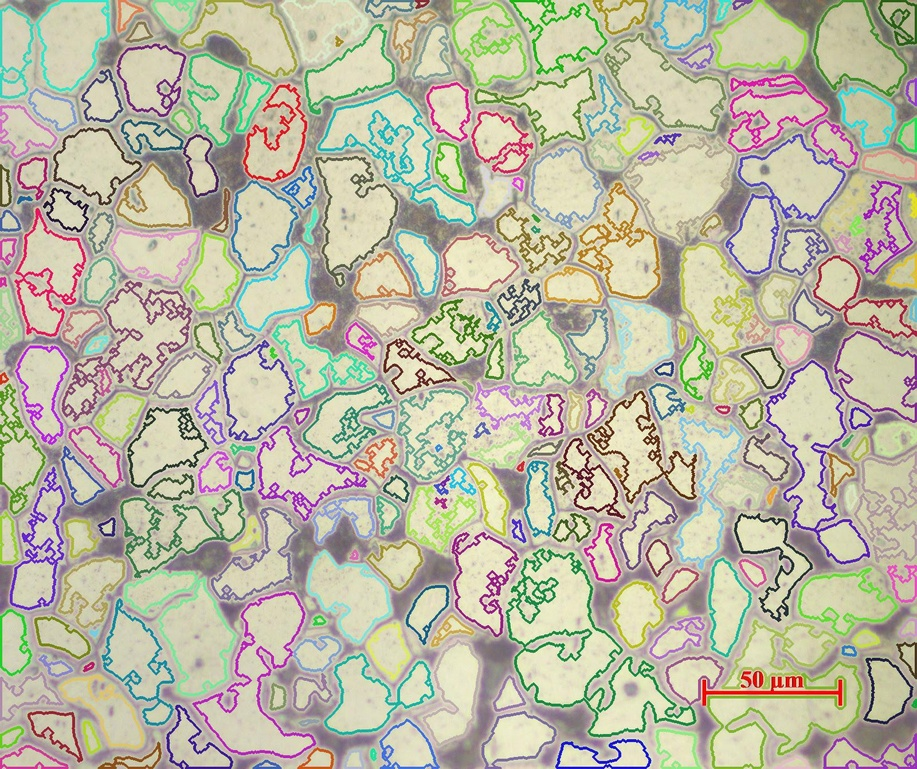
#> input picture computer-vision/data/Aco224-Analisada.jpg, 917 x 769 px, shrunk from 1600 x 1342 before the run; its folder holds only this picture in this run
$ python -i segmentation_contour_utils.py   (imports and definitions only)   (older library calls are emulated)
#> lines starting #> are read from the running program, lines starting #| are printed output that depends on the picture
#> further down, picture is the input picture: shape (769, 917, 3); mean B, G, R 163.2, 183.7, 187
import cv2
import matplotlib.pyplot as plt
import numpy as np
import inspect
import os

# [51 lines left out: functions isimageformat, find_scale_byFolder, find_scale_contour, not called in this run]

def filter0(img):
    '''Canny'''
    return cv2.Canny(img,100,200)

# [41 lines left out: functions filter1, filter2, filter3, not called in this run]

def filter4(img):
    '''filter4: bilateral smoothing + convolution + not'''
    # Convertendo para escala de cinza
    img_gray = cv2.cvtColor(img,cv2.COLOR_BGR2GRAY)
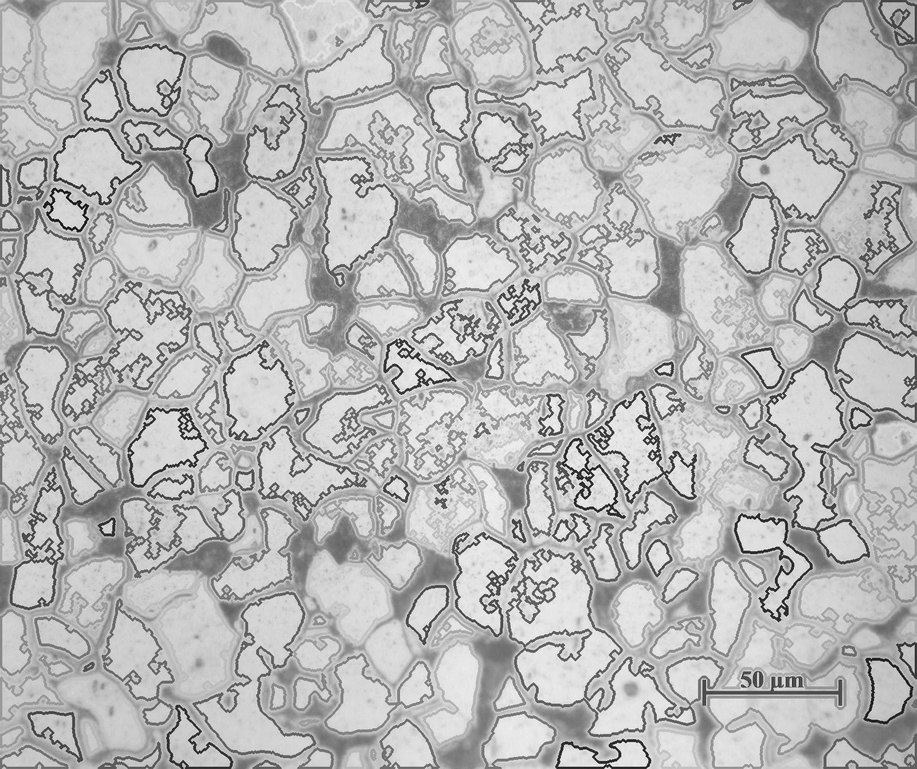
#> img_gray: shape (769, 917); min 4, max 254, mean 182.4

    # Suavização
    img_gray = cv2.bilateralFilter(img_gray,9,75,75)
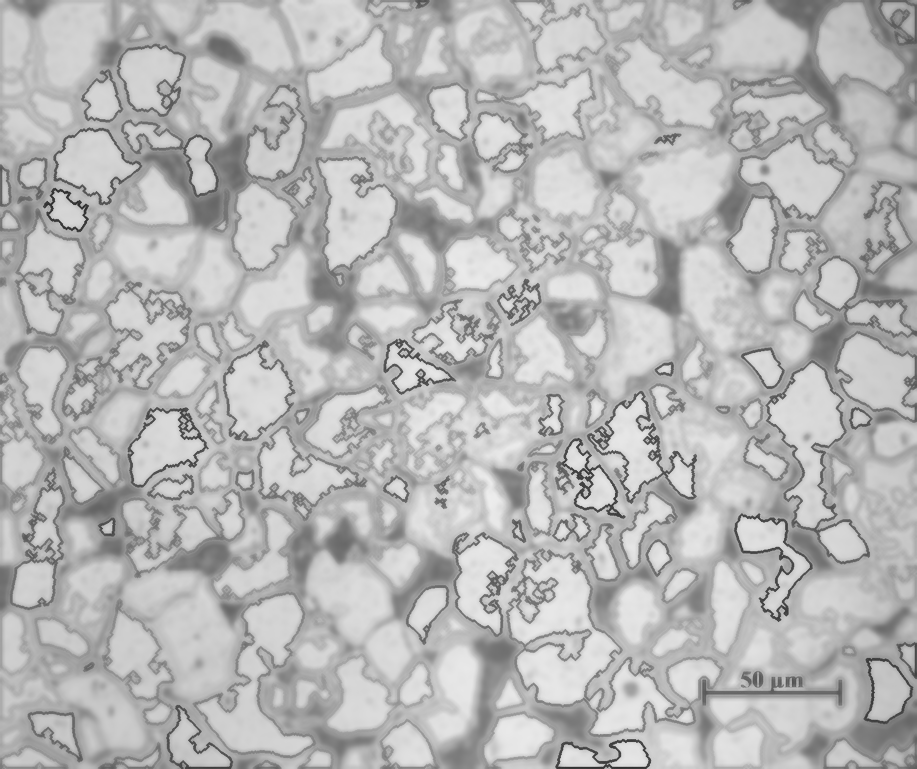
#> img_gray: shape (769, 917); min 44, max 237, mean 182.9

    # Criando filtro
    #width = int( img_gray.shape[0]/10 )
    kernel = cv2.getStructuringElement(cv2.MORPH_RECT, (31,3))
    if np.sum(kernel)!=0:
        kernel = kernel/np.sum(kernel)

    img_convolved = cv2.filter2D(img_gray, -1, kernel)
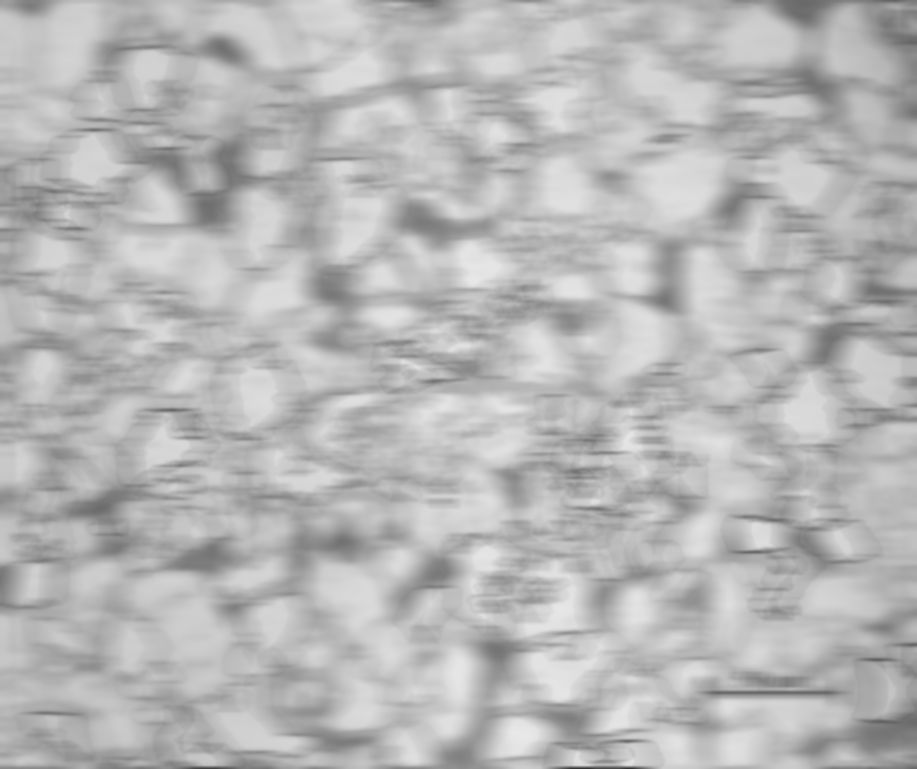
#> img_convolved: shape (769, 917); min 53, max 232, mean 182.9

    # Invertendo
    img_not = cv2.bitwise_not(img_convolved)
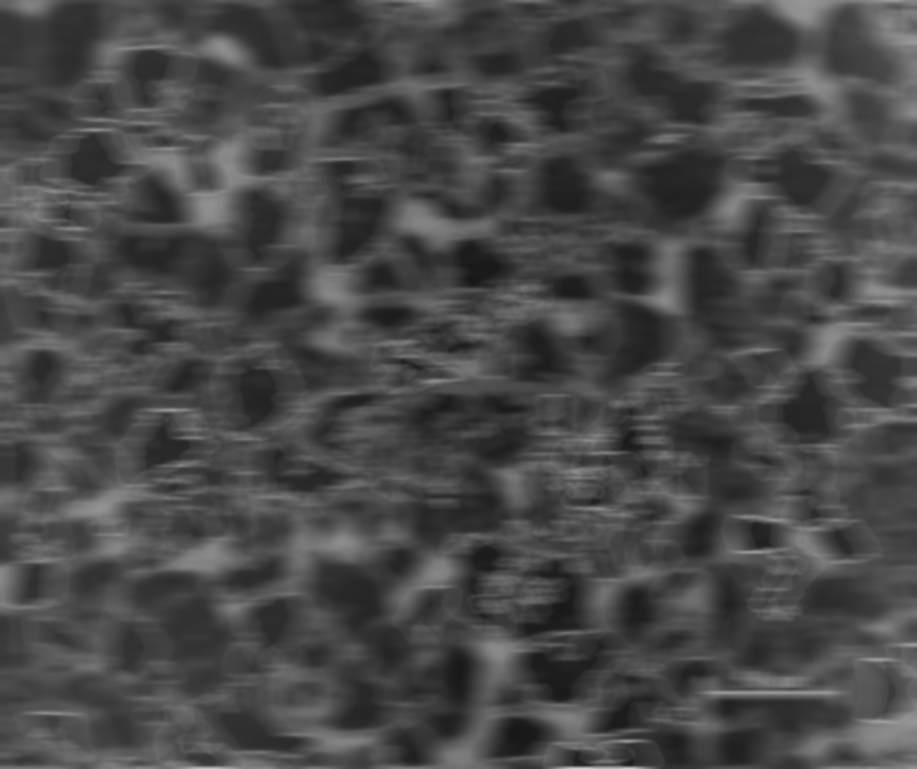
#> img_not: shape (769, 917); min 23, max 202, mean 72.1

    return img_not

# [135 lines left out: functions filter5, get_contours, convolution, custom_sobely, custom_sobelxy, custom_sobel_bruno and 2 more, not called in this run]

>>> import cv2
>>> picture = cv2.imread('data/Aco224-Analisada.jpg')
>>> result = filter4(picture)

$ run again, on computer-vision/data/Aco224-Colagem.jpg
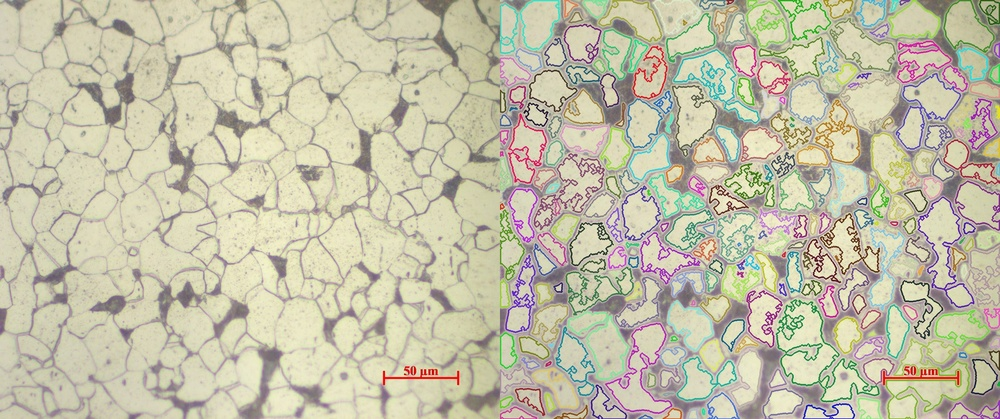
#> input picture computer-vision/data/Aco224-Colagem.jpg, 1000 x 419 px, shrunk from 3200 x 1340 before the run
#> picture is the input picture: shape (419, 1000, 3); mean B, G, R 168.6, 192.4, 196.1
#> in filter4, `img_convolved = cv2.filter2D(img_gray, -1, kernel)`:
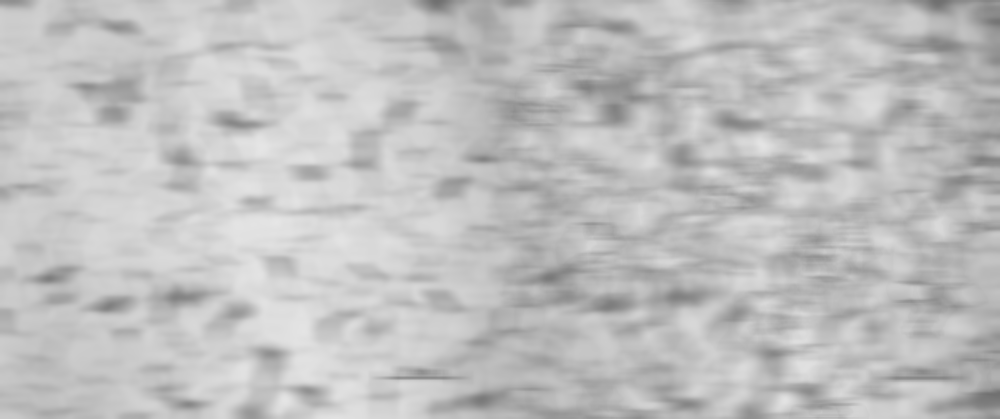
#> img_convolved: shape (419, 1000); min 112, max 230, mean 191.5
#> in filter4, `img_not = cv2.bitwise_not(img_convolved)`:
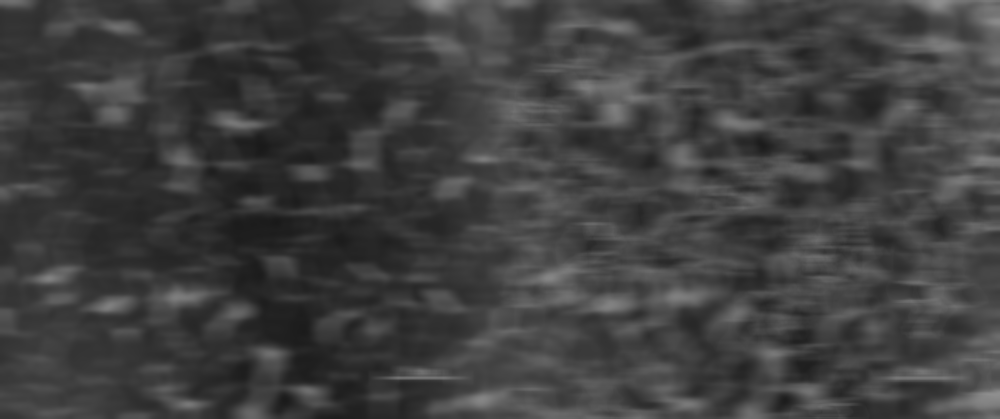
#> img_not: shape (419, 1000); min 25, max 143, mean 63.5

$ run again, on computer-vision/data/Aco224.jpg
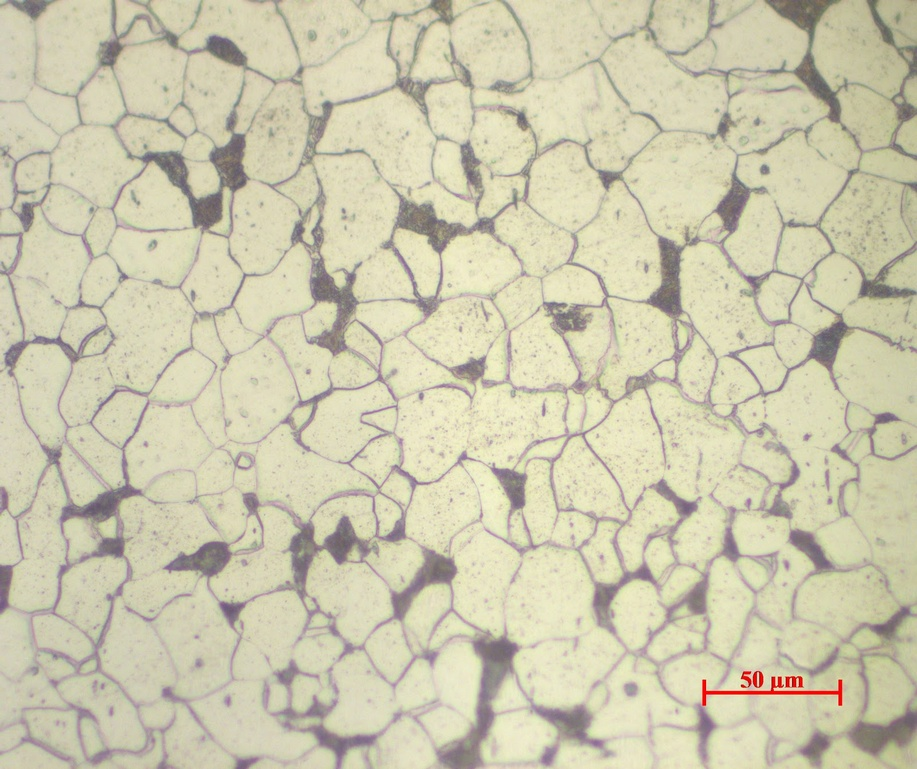
#> input picture computer-vision/data/Aco224.jpg, 917 x 769 px, shrunk from 1600 x 1342 before the run
#> picture is the input picture: shape (769, 917, 3); mean B, G, R 174.1, 201, 205.1
#> in filter4, `img_convolved = cv2.filter2D(img_gray, -1, kernel)`:
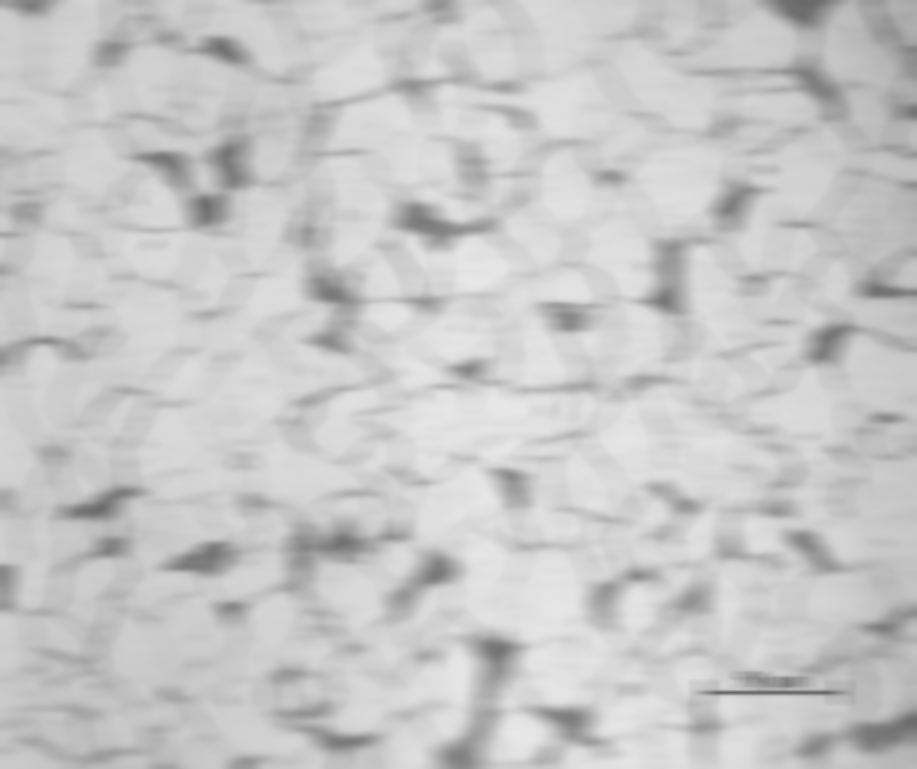
#> img_convolved: shape (769, 917); min 102, max 232, mean 199.2
#> in filter4, `img_not = cv2.bitwise_not(img_convolved)`:
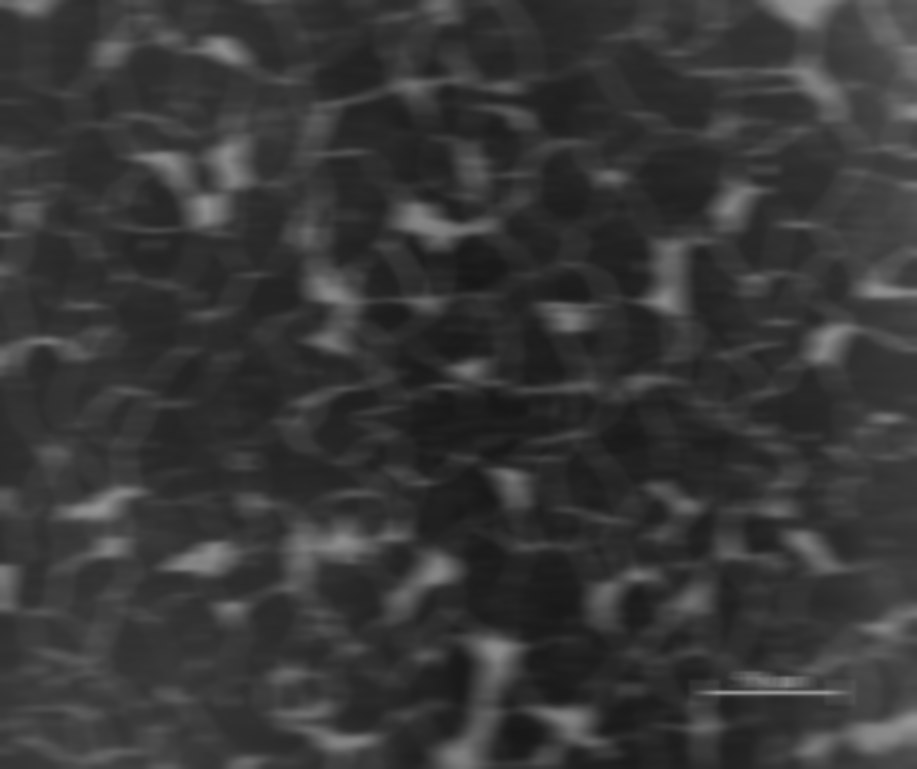
#> img_not: shape (769, 917); min 23, max 153, mean 55.8
